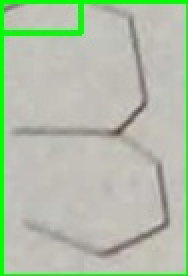
#> input picture imageFunc/identifyTxt0.jpg, 94 x 138 px, given in place of the camera (shown 2 times larger)
$ python testLoop.py   (older library calls are emulated)
#> lines starting #> are read from the running program, lines starting #| are printed output that depends on the picture
### imageFunc/Cam_dev.py
import cv2
import yaml
import numpy as np


class Cam_dev():

    port_list = []

    status = False


    # 640*480
    cameraMatrix = np.array([
                            [ 7.9641507015667764e+02, 0., 3.1577913194699374e+02],
                            [0.,7.9661307355876215e+02, 2.1453452136833957e+02],
                            [0., 0., 1. ]
                            ])

    distCoeffs = np.array([
                        [ -1.1949335317713690e+00,
                        1.8078010700662486e+00,
                        4.9410258870084744e-03,
                        2.8036176641915598e-03,
                        -2.0575845684235938e+00]
                        ])

    # 800*600
    cameraMatrix = np.array([
                            [ 7.7147312644612566e+02, 0., 4.1076305384540058e+02],
                            [0.,7.7196085036305726e+02, 2.7072648925224809e+02],
                            [0., 0., 1. ]
                            ])

    distCoeffs = np.array([ -7.5184623537659290e-01,
                            9.0484565422186369e-01,
                            3.5328031670409693e-03,
                            -9.5538846153888600e-03,
                            -9.0276848603826498e-01 ])

    def __init__(self):

        self.scan()

        pass


    def open(self,dev_id,cap_w,cap_h):
        self.cap = cv2.VideoCapture(dev_id)

        if self.cap.isOpened():

            self.cap.set(cv2.CAP_PROP_FRAME_WIDTH, cap_w)
            self.cap.set(cv2.CAP_PROP_FRAME_HEIGHT, cap_h)
            self.status = True

        else:
            print("open fail")
        pass


    def scan(self):
        self.dev_list = []
        num = 0
        for i in range(10):
            try:
                temp_cap = cv2.VideoCapture(i)
                if temp_cap.isOpened():
                    self.dev_list.append(str(num))
                    num = num + 1
                    temp_cap.release()
            except:
                pass

        print("dev"+str(self.dev_list))
        return self.dev_list
        pass


    # [5 lines left out: function close, not called in this run]

    ''' img_type : 0  '''
    ''' img_type : 1  '''
    def get_img(self,img_type):
        if img_type==0:
            ret, img = self.cap.read()
        elif img_type==1:
            ret, img = self.cap.read()
            img = cv2.undistort(img, self.cameraMatrix, self.distCoeffs, None)
        return img

    pass

video = Cam_dev()

### imageFunc/undistort.py
#Old


import cv2
import numpy as np
import os
import glob
DIM=(1920,1080)

K = np.load("cImages/K.npy", mmap_mode=None, allow_pickle=False, fix_imports=True, encoding='ASCII')
#> (reads imageFunc/cImages/K.npy from the repository)
D = np.load("cImages/D.npy", mmap_mode=None, allow_pickle=False, fix_imports=True, encoding='ASCII')
#> (reads imageFunc/cImages/D.npy from the repository)
map1, map2 = cv2.fisheye.initUndistortRectifyMap(K, D, np.eye(3), K, DIM, cv2.CV_16SC2)
def undistort(img,showImage):
    #img =cv2.imread(img_path)
    undistorted_img = cv2.remap(img, map1, map2, interpolation=cv2.INTER_LINEAR, borderMode=cv2.BORDER_CONSTANT)
    if(showImage==True):
        cv2.imshow("undistorted", undistorted_img)
        cv2.waitKey(0)
        cv2.destroyAllWindows()

    return undistorted_img;
    # Save the undistorted image
    cv2.imwrite(new_filename, undistorted_img)

### imageFunc/testLoop.py
import cv2
import numpy as np
import math
import undistort
from Cam_dev import *
from statistics import mean
import time


def correctHSV(hsvArray):
    #Returns tuple : (H,S,V) in correct format: 0-360degrees, 0-100%, 0-100%
    return round(hsvArray[0]*2.0), round(100.0*hsvArray[1]/255.0,1), round(100.0*hsvArray[2]/255.0,1)

def meanHSV(yPixelLocationsArr,xPixelLocationsArr, imgHSV):
    #imgHSV[yPixelLocation][xPixelLocation]= [H,S,V]
    avgH = mean([float(imgHSV[yPixelLocationsArr[indexPixel]][xPixelLocationsArr[indexPixel]][0]) for indexPixel in range(len(yPixelLocationsArr))])
    avgS = mean([float(imgHSV[yPixelLocationsArr[indexPixel]][xPixelLocationsArr[indexPixel]][1]) for indexPixel in range(len(yPixelLocationsArr))])
    avgV = mean([float(imgHSV[yPixelLocationsArr[indexPixel]][xPixelLocationsArr[indexPixel]][2]) for indexPixel in range(len(yPixelLocationsArr))])
    return [avgH,avgS,avgV]


def pixelsInContour(contours,img, emptyImg):
    objectLocations = []
    # For each list of contour points...
    for i in range(len(contours)):
        # Create a mask image that contains the contour filled in
        cimg = np.zeros_like(img)

        #cimg = np.full((1080, 1920), 0, dtype=np.int32)

        cv2.drawContours(cimg, contours, i, color=255, thickness=-1)
        #cv2.imshow("object{}".format(i+1),cimg)
        # Access the image pixels and create a 1D numpy array then add to list
        pts = np.where(cimg == 255)
        #cv2.drawContours(emptyImg, contours, i, color=0, thickness=-1)#reset
        objectLocations.append(pts)
    return objectLocations


def threshPic(undistortedImg):
    grayImg = cv2.cvtColor(undistortedImg, cv2.COLOR_BGR2GRAY)
    gs_img = cv2.GaussianBlur(grayImg, (5, 5), 0)
    threshA = cv2.threshold(gs_img, 0, 255, cv2.THRESH_BINARY | cv2.THRESH_OTSU)[1]
    return threshA;


def getDrawContour(imgThreshBGR,imgThreshGray):
    contours, hierarchy = cv2.findContours(image=imgThreshGray, mode=cv2.RETR_TREE, method=cv2.CHAIN_APPROX_SIMPLE)#Find contours
    dimensions = imgThreshBGR.shape#Find pixel dimensions
    centerX =[]#x location of each object's center
    centerY = []#y location of each object's center
    for c in contours:
        x,y,w,h = cv2.boundingRect(c)#Get Width and Height of each object
        #Get Contour x/y end points
        # xs = [v[0][0] for v in c]
        # ys = [dimensions[0]-v[0][1] for v in c]
        # # plt.plot(xs,ys)
        # # plt.grid()
        # # plt.show()
        if(w*h<0.95*dimensions[0]*dimensions[1]and w*h>0.003*dimensions[0]*dimensions[1]):#Don't plot if too big or too small
            cv2.drawContours(imgThreshBGR, [c], -1, (0, 255, 0), 2)#Draw Contours in Green
            M = cv2.moments(c)
            if M["m00"] != 0:#Found Center, don't divide by 0
                print("FOUND")
                cX = int(M["m10"] / M["m00"])
                cY = int(M["m01"] / M["m00"])
                centerX.append(cX)
                centerY.append(cY)
                cv2.circle(imgThreshBGR, (cX, cY), 7, (0, 0, 255), -1)
                cv2.putText(imgThreshBGR, "center", (cX - 20, cY - 20),
                cv2.FONT_HERSHEY_SIMPLEX, 0.5, (0, 0, 255), 2)
            # draw the contour and center of the shape on the image
            print(imgThreshBGR[cY][cX])
    return centerX,centerY, contours

def recogn_main():
    global time
    video.open(1,1920,1080)
    img1 = video.get_img(0)
#> in get_img, img is the input picture: shape (138, 94, 3); mean B, G, R 169.1, 191.5, 177.1
    simpleImage = cv2.cvtColor(img1, cv2.COLOR_BGR2GRAY)
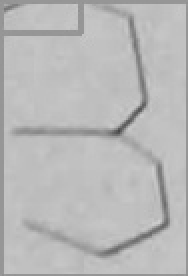
#> simpleImage: shape (138, 94) (shown 2 times larger); min 69, max 206, mean 184.6
    hsvImg = cv2.cvtColor(img1, cv2.COLOR_BGR2HSV)
#> hsvImg: shape (138, 94, 3); mean H, S, V 27.2, 29.5, 193.8
    emptyImg = np.zeros_like(img1)

    #print(len(hsvImg[5]))
    count = 0;
    times = [0.0,0.0,0.0,0.0,0.0,0.0,0.0,0.0]
    while True:
        count +=1;

        start_time = time.time()
        img=video.get_img(0)
        times[0]+=time.time()-start_time;

        start_time = time.time()
        undistortedImg = undistort.undistort(img, showImage=False)
#> in undistort, `undistorted_img = cv2.remap(img, map1, map2, interpolation=cv2.INTER_L..`: undistorted_img: shape (1080, 1920, 3); every value is 0
        times[1]+=time.time()-start_time;

        start_time = time.time()
        thresholdPic = threshPic(undistortedImg)
#> in threshPic, `grayImg = cv2.cvtColor(undistortedImg, cv2.COLOR_BGR2GRAY)`: grayImg: shape (1080, 1920); every value is 0
        threshGray = cv2.bitwise_not(thresholdPic)#Invert Image -> White background, black objects
#> threshGray: shape (1080, 1920); every value is 255
        threshColor = cv2.cvtColor(threshGray,cv2.COLOR_GRAY2BGR)#Convert Gray image to BGR to have Markings in color
#> threshColor: shape (1080, 1920, 3); every value is 255
        times[2]+=time.time()-start_time;

        start_time = time.time()
        centerX,centerY, contours = getDrawContour(imgThreshBGR=threshColor,imgThreshGray=threshGray)
#> in getDrawContour, `contours, hierarchy = cv2.findContours(image=imgThreshGray, mode=cv2.R..`: contours = [[[0, 0], [0, 1079], [1919, 1079], [1919, 0]]]
#> the loop in getDrawContour, `for c in contours:` made 1 pass
#> (c, x, y, w, h) on pass 1: ([[0, 0], [0, 1079], [1919, 1079], [1919, 0]], 0, 0, 1920, 1080)
#> after the loop in getDrawContour, `for c in contours:`: centerX = []
#> centerX = []; centerY = []; contours = [[[0, 0], [0, 1079], [1919, 1079], [1919, 0]]]
        times[3]+=time.time()-start_time;

        start_time = time.time()
        objectLocations = pixelsInContour(contours,simpleImage,emptyImg)
#> the loop in pixelsInContour, `for i in range(len(contours)):` made 1 pass
#> pts on pass 1: 12972 positions, rows 0 to 137, columns 0 to 93
#> after the loop in pixelsInContour, `for i in range(len(contours)):`: cimg: shape (138, 94); every value is 255
#> after the loop in pixelsInContour, `for i in range(len(contours)):`: objectLocations = 1 item
#> objectLocations = 1 item
        times[4]+=time.time()-start_time;

        start_time = time.time()
        cv2.imshow('thresh', threshColor)
        times[5]+=time.time()-start_time;

        start_time = time.time()
        cv2.imshow('src_img', img)
        times[6]+=time.time()-start_time;


        start_time = time.time()
        k = cv2.waitKey(1)
#> (key Esc is pressed here)
        if k%256 == 27:
            # ESC pressed
            print("Escape hit, closing...")
            break
        cv2.waitKey(3)
        times[7]+=time.time()-start_time;


        if(count >= 100):
            break
    for time in times:
        print("="*80)
        print(time)

if __name__ == "__main__":
    recogn_main()
    pass
